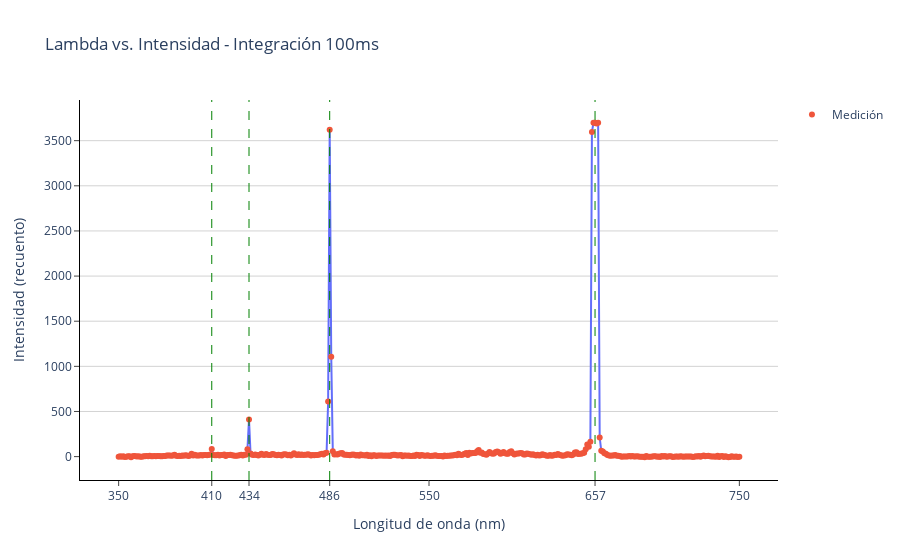

Notebook source saved alongside this figure:
### Code cell
# Grafico de puntos conectados
integracion = 100 # en ms
fig = px.line(emi_data, x=f'lambda_{integracion}', y=f'intensity_{integracion}',
              title=f'Lambda vs. Intensidad - Integración {integracion}ms',
              labels={f'lambda_{integracion}': 'Longitud de onda (nm)',
                      f'intensity_{integracion}': 'Intensidad (recuento)'})

# Agrego mediciones como círculos
fig.add_scatter(x=emi_data[f'lambda_{integracion}'],
                y=emi_data[f'intensity_{integracion}'],
                mode='markers', name='Medición')

# Agrego líneas verticales en los valores de las líneas espectrales más frecuentes
vertical_lines = [410, 434, 486, 657]
for value in vertical_lines:
    fig.add_vline(x=value, line_dash='dash', line_color='green', line_width=1, name=f'Line at {value}')

# Cambio los valores numericos que se muestran en el eje x
x_axis_tickvals = vertical_lines + list(range(350, 1000, 200))
x_axis_tickvals.sort()  # Sort the tick values for clarity
fig.update_xaxes(tickvals=x_axis_tickvals)

# Cambio el color del fondo a blanco y ejes
fig.update_layout(plot_bgcolor='white')
# add x axis tick lines
fig.update_xaxes(tickvals=x_axis_tickvals, showline=True, linewidth=1, linecolor='black', ticks="outside")
fig.update_yaxes(showline=True, linewidth=1, linecolor='black', ticks="outside", gridcolor='lightgray')

fig.show()

### Figure 1 — Plotly figure (JSON) as saved in the notebook; plotly's stock layout.template omitted (floating-point values rounded to 4 significant figures; data arrays with more than 128 entries replaced by an {"elided": "..."} marker saying what was removed)
{"data": [{"hovertemplate": "Longitud de onda (nm)=%{x}<br>Intensidad (recuento)=%{y}<extra></extra>", "legendgroup": "", "line": {"color": "#636efa", "dash": "solid"}, "mode": "lines", "name": "", "orientation": "v", "showlegend": false, "type": "scatter", "x": {"elided": "401 int values"}, "xaxis": "x", "y": {"elided": "401 float values"}, "yaxis": "y"}, {"mode": "markers", "name": "Medición", "type": "scatter", "x": {"elided": "401 int values"}, "y": {"elided": "401 float values"}}], "layout": {"legend": {"tracegroupgap": 0}, "plot_bgcolor": "white", "shapes": [{"line": {"color": "green", "dash": "dash", "width": 1}, "name": "Line at 410", "type": "line", "x0": 410, "x1": 410, "xref": "x", "y0": 0, "y1": 1, "yref": "y domain"}, {"line": {"color": "green", "dash": "dash", "width": 1}, "name": "Line at 434", "type": "line", "x0": 434, "x1": 434, "xref": "x", "y0": 0, "y1": 1, "yref": "y domain"}, {"line": {"color": "green", "dash": "dash", "width": 1}, "name": "Line at 486", "type": "line", "x0": 486, "x1": 486, "xref": "x", "y0": 0, "y1": 1, "yref": "y domain"}, {"line": {"color": "green", "dash": "dash", "width": 1}, "name": "Line at 657", "type": "line", "x0": 657, "x1": 657, "xref": "x", "y0": 0, "y1": 1, "yref": "y domain"}], "title": {"text": "Lambda vs. Intensidad - Integración 100ms"}, "xaxis": {"anchor": "y", "domain": [0, 1], "linecolor": "black", "linewidth": 1, "showline": true, "ticks": "outside", "tickvals": [350, 410, 434, 486, 550, 657, 750, 950], "title": {"text": "Longitud de onda (nm)"}}, "yaxis": {"anchor": "x", "domain": [0, 1], "gridcolor": "lightgray", "linecolor": "black", "linewidth": 1, "showline": true, "ticks": "outside", "title": {"text": "Intensidad (recuento)"}}}}
